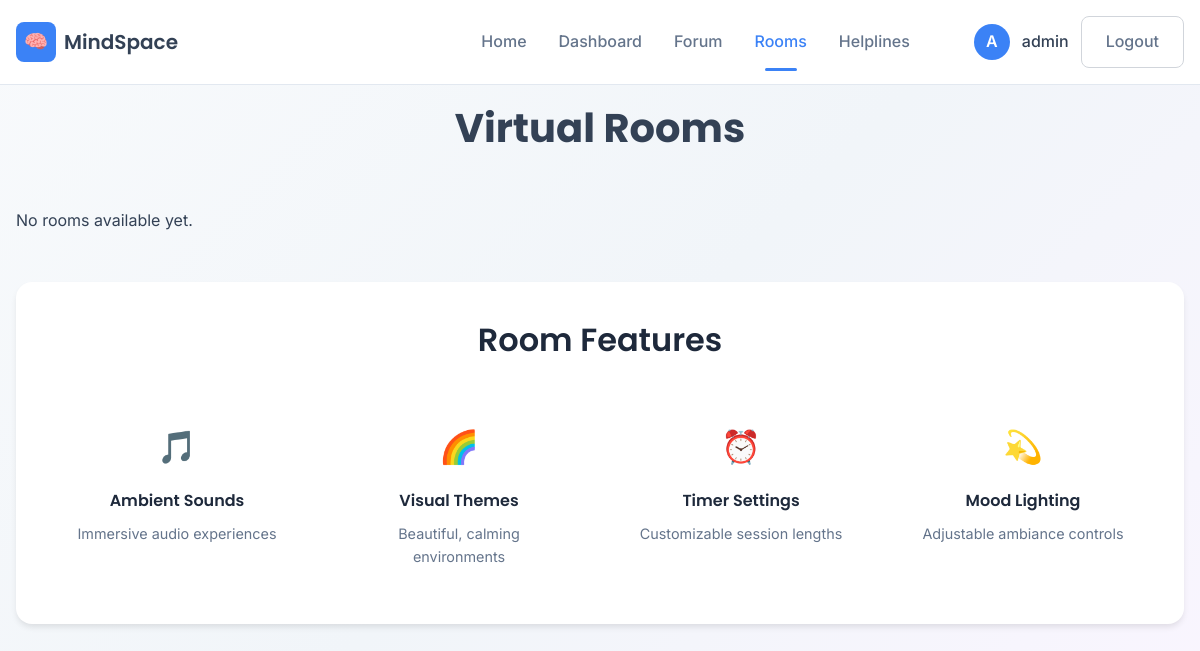
The page /resources/ (signed in) on the database as committed earlier.
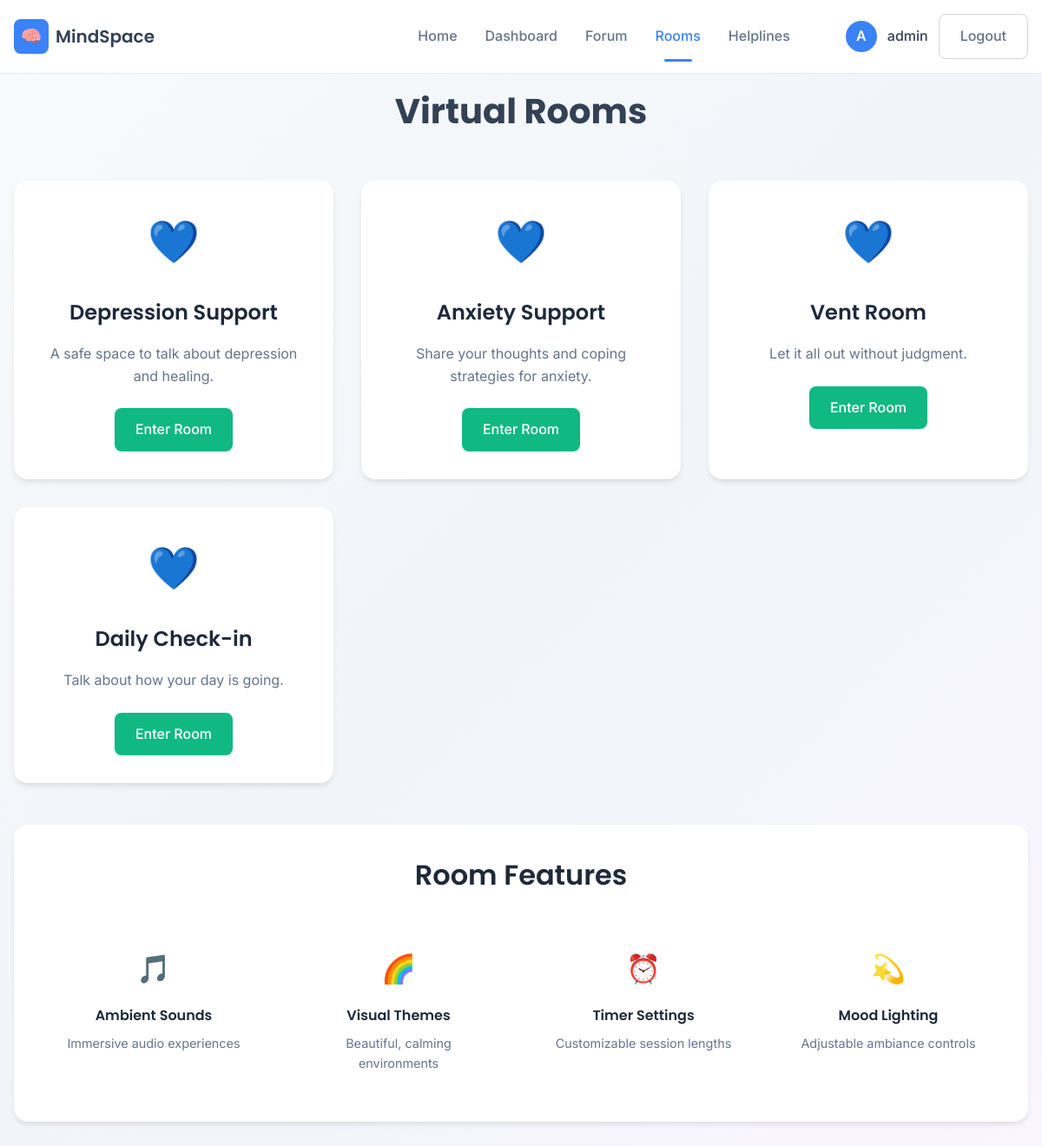
The same page on the database as committed later.
### mind/models.py (models this page shows, shortened)
class Room(models.Model):
    id = models.UUIDField(primary_key=True, default=uuid.uuid4, editable=False)
    title = models.CharField(max_length=200)
    description = models.TextField(blank=True)
    created_at = models.DateTimeField(auto_now_add=True)
    is_public = models.BooleanField(default=True)

### mind/views.py (the view)
# urls.py: path("resources/", views.resources, name="resources"),  # <-- your rooms page
@login_required(login_url='')
def resources(request):
    rooms = Room.objects.all()
    return render(request, "resources.html", {"rooms": rooms})

### templates/resources.html (shortened to what this page needs)
{% extends "base.html" %}
{% block content %}
<main class="page active">
    <div class="container">
        <h1 class="page-header">Virtual Rooms</h1>
        <div class="resources-grid">
            {% for room in rooms %}
            <div class="resource-card">
                <div class="resource-icon">💙</div>
                <h3>{{ room.title }}</h3>
                <p>{{ room.description }}</p>
                <a href="{% url 'chat_room' room.id %}" class="btn btn-secondary">Enter Room</a>
            </div>
            {% empty %}
            <p>No rooms available yet.</p>
            {% endfor %}
        </div>
        <section class="card self-care-card">
            <h2>Room Features</h2>
            <div class="self-care-grid">
                <div class="self-care-tip">
                    <div class="tip-icon">🎵</div>
                    <h4>Ambient Sounds</h4>
                    <p>Immersive audio experiences</p>
                </div>
                <div class="self-care-tip">
                    <div class="tip-icon">🌈</div>
                    <h4>Visual Themes</h4>
                    <p>Beautiful, calming environments</p>
                </div>
                <div class="self-care-tip">
                    <div class="tip-icon">⏰</div>
                    <h4>Timer Settings</h4>
                    <p>Customizable session lengths</p>
                </div>
                <div class="self-care-tip">
                    <div class="tip-icon">💫</div>
                    <h4>Mood Lighting</h4>
                    <p>Adjustable ambiance controls</p>
                </div>
            </div>
        </section>
    </div>
</main>
{% endblock %}

### templates/base.html (shortened to what this page needs)
{% load static %}
<!DOCTYPE html>
<html lang="en">
<head>
    <link rel="stylesheet" href="{% static 'css/styles.css' %}">
</head>
<body>
    <nav id="navbar">
        <div class="nav-container">
            <div class="nav-brand" data-testid="logo-mindspace">
                <div class="logo">🧠</div>
                <span class="brand-name">MindSpace</span>
            </div>
            <div class="nav-links" id="navLinks">
                <a href="{% url 'apphome' %}" class="nav-link {% if request.path == '/' %}active{% endif %}" data-testid="nav-link-landing">Home</a>
                <a href="{% url 'dashboard' %}" class="nav-link {% if request.path == '/dashboard/' %}active{% endif %}" data-testid="nav-link-dashboard">Dashboard</a>
                <a href="{% url 'forum' %}" class="nav-link {% if request.path == '/forum/' %}active{% endif %}" data-testid="nav-link-forum">Forum</a>
                <a href="{% url 'resources' %}" class="nav-link {% if request.path == '/resources/' %}active{% endif %}" data-testid="nav-link-resources">Rooms</a>
                <a href="{% url 'emergency' %}" class="nav-link {% if request.path == '/emergency/' %}active{% endif %}" data-testid="nav-link-emergency">Helplines</a>
                <div class="nav-auth">
                    {% if user.is_authenticated %}
                        <div class="user-menu">
                            <div class="user-initials-icon">
                                {{ user.username|first|upper }}
                            </div>
                            <span class="username-display">{{ user.username }}</span>
                            <a href="{% url 'logout' %}" class="btn btn-secondary btn-logout">Logout</a>
                        </div>
                    {% else %}
                        <a href="{% url 'login' %}" class="btn btn-primary">Login</a>
                    {% endif %}
                </div>
            </div>
        </div>
    </nav>
    {% block content %}
    {% endblock %}
</body>
</html>

### static/css/styles.css (style rules this page uses)
* { margin: 0; padding: 0; box-sizing: border-box; }
body { font-family: "Inter", sans-serif; background: linear-gradient(135deg, #f8fafc 0%, #f1f5f9 50%, #faf5ff 100%); color: #334155; line-height: 1.6; min-height: 100vh; }
.container { max-width: 1200px; margin: 0 auto; padding: 0 1rem; }
h1, h2, h3, h4 { font-family: "Poppins", sans-serif; font-weight: 600; }
h1 { font-size: 2.5rem; font-weight: 700; }
h2 { font-size: 2rem; }
h3 { font-size: 1.5rem; }
#navbar { position: fixed; top: 0; left: 0; right: 0; background: rgba(255, 255, 255, 0.95); backdrop-filter: blur(10px); border-bottom: 1px solid #e2e8f0; z-index: 1000; padding: 1rem 0; }
.nav-container { max-width: 1200px; margin: 0 auto; padding: 0 1rem; display: flex; justify-content: space-between; align-items: center; }
.nav-brand { display: flex; align-items: center; gap: 0.5rem; text-decoration: none; }
.logo { width: 40px; height: 40px; background: #3b82f6; border-radius: 0.5rem; display: flex; align-items: center; justify-content: center; font-size: 1.2rem; }
.brand-name { font-family: "Poppins", sans-serif; font-weight: 600; font-size: 1.25rem; color: #334155; }
.nav-links { display: flex; align-items: center; gap: 2rem; }
.nav-link { text-decoration: none; color: #64748b; font-weight: 500; padding: 0.5rem 0; position: relative; transition: all 0.3s ease; }
.nav-link.active { color: #3b82f6; }
.nav-link.active::after { content: ""; position: absolute; bottom: -0.5rem; left: 50%; transform: translateX(-50%); width: 2rem; height: 3px; background: #3b82f6; border-radius: 2px; }
.nav-auth { display: flex; align-items: center; gap: 1rem; margin-left: 2rem; }
.user-menu { display: flex; align-items: center; gap: 0.75rem; }
.user-initials-icon { display: flex; justify-content: center; align-items: center; width: 36px; height: 36px; border-radius: 50%; background-color: #3b82f6; color: #fff; font-weight: 600; font-size: 1rem; }
.username-display { font-weight: 500; color: #334155; }
.btn-logout { padding: 0.5rem 1rem; font-size: 0.9rem; background: white !important; color: #64748b !important; border: 1px solid #d1d5db !important; }
main { padding-top: 6rem; min-height: 100vh; }
.page-header { text-align: center; margin-bottom: 3rem; }
.card { background: white; border-radius: 1rem; padding: 2rem; box-shadow: 0 4px 6px -1px rgba(0, 0, 0, 0.1); margin-bottom: 2rem; transition: all 0.3s ease; }
.btn { display: inline-block; text-decoration: none; border-radius: 8px; text-align: center; transition: all 0.3s ease; cursor: pointer; font-weight: 500; padding: 0.75rem 1.5rem; border: none; font-size: 1rem; }
.btn-secondary { background: #10b981; color: white; }
.resources-grid { display: grid; grid-template-columns: repeat(auto-fit, minmax(280px, 1fr)); gap: 2rem; margin-bottom: 3rem; }
.resource-card { background: white; padding: 2rem; border-radius: 1rem; text-align: center; box-shadow: 0 4px 6px -1px rgba(0, 0, 0, 0.1); transition: all 0.3s ease; }
.resource-icon { font-size: 3rem; margin-bottom: 1.5rem; }
.resource-card h3 { margin-bottom: 1rem; color: #1e293b; }
.resource-card p { color: #64748b; margin-bottom: 1.5rem; }
.self-care-card h2 { text-align: center; margin-bottom: 2rem; color: #1e293b; }
.self-care-grid { display: grid; grid-template-columns: repeat(auto-fit, minmax(200px, 1fr)); gap: 1.5rem; }
.self-care-tip { text-align: center; padding: 1.5rem; }
.tip-icon { font-size: 2rem; margin-bottom: 1rem; }
.self-care-tip h4 { margin-bottom: 0.5rem; color: #1e293b; }
.self-care-tip p { color: #64748b; font-size: 0.9rem; }

Rows that differ between the two databases and show on the page:
added Room: title "Depression Support", description "A safe space to talk about depression and healing."
added Room: title "Anxiety Support", description "Share your thoughts and coping strategies for anxiety."
added Room: title "Vent Room", description "Let it all out without judgment."
added Room: title "Daily Check-in", description "Talk about how your day is going."
Other text that changed with them:
text no longer shown: "No rooms available yet."
